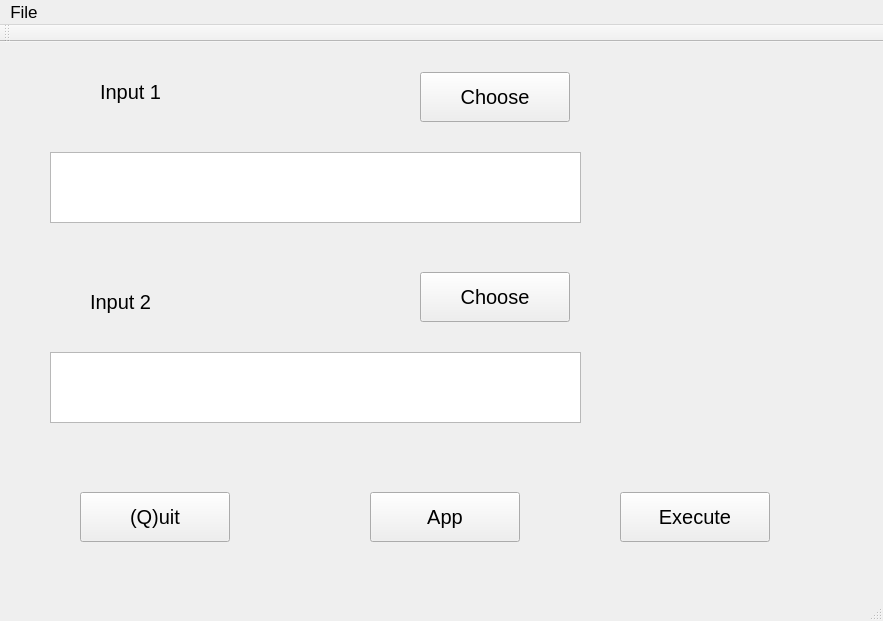
<?xml version="1.0" encoding="UTF-8"?>
<ui version="4.0">
 <class>converter</class>
 <widget class="QMainWindow" name="converter">
  <property name="geometry">
   <rect>
    <x>0</x>
    <y>0</y>
    <width>883</width>
    <height>621</height>
   </rect>
  </property>
  <property name="windowTitle">
   <string>converter</string>
  </property>
  <widget class="QWidget" name="centralWidget">
   <widget class="QPushButton" name="BT_Choose_1">
    <property name="geometry">
     <rect>
      <x>420</x>
      <y>30</y>
      <width>150</width>
      <height>50</height>
     </rect>
    </property>
    <property name="font">
     <font>
      <pointsize>15</pointsize>
     </font>
    </property>
    <property name="text">
     <string>Choose</string>
    </property>
   </widget>
   <widget class="QPushButton" name="BT_Choose_2">
    <property name="geometry">
     <rect>
      <x>420</x>
      <y>230</y>
      <width>150</width>
      <height>50</height>
     </rect>
    </property>
    <property name="font">
     <font>
      <pointsize>15</pointsize>
     </font>
    </property>
    <property name="text">
     <string>Choose</string>
    </property>
   </widget>
   <widget class="QPushButton" name="BT_Quit">
    <property name="geometry">
     <rect>
      <x>80</x>
      <y>450</y>
      <width>150</width>
      <height>50</height>
     </rect>
    </property>
    <property name="font">
     <font>
      <pointsize>15</pointsize>
     </font>
    </property>
    <property name="text">
     <string>(Q)uit</string>
    </property>
    <property name="shortcut">
     <string>Esc, Esc, Ctrl+Q</string>
    </property>
    <property name="checkable">
     <bool>true</bool>
    </property>
    <property name="checked">
     <bool>false</bool>
    </property>
   </widget>
   <widget class="QPushButton" name="BT_App">
    <property name="geometry">
     <rect>
      <x>370</x>
      <y>450</y>
      <width>150</width>
      <height>50</height>
     </rect>
    </property>
    <property name="font">
     <font>
      <pointsize>15</pointsize>
     </font>
    </property>
    <property name="text">
     <string>App</string>
    </property>
   </widget>
   <widget class="QPushButton" name="BT_Exec">
    <property name="geometry">
     <rect>
      <x>620</x>
      <y>450</y>
      <width>150</width>
      <height>50</height>
     </rect>
    </property>
    <property name="font">
     <font>
      <pointsize>15</pointsize>
     </font>
    </property>
    <property name="text">
     <string>Execute</string>
    </property>
   </widget>
   <widget class="QLabel" name="LB_Input_1">
    <property name="geometry">
     <rect>
      <x>100</x>
      <y>30</y>
      <width>150</width>
      <height>40</height>
     </rect>
    </property>
    <property name="font">
     <font>
      <pointsize>15</pointsize>
     </font>
    </property>
    <property name="text">
     <string>Input 1</string>
    </property>
   </widget>
   <widget class="QLabel" name="LB_Input_2">
    <property name="geometry">
     <rect>
      <x>90</x>
      <y>240</y>
      <width>150</width>
      <height>40</height>
     </rect>
    </property>
    <property name="font">
     <font>
      <pointsize>15</pointsize>
     </font>
    </property>
    <property name="text">
     <string>Input 2</string>
    </property>
   </widget>
   <widget class="QTextEdit" name="TE_Input_1">
    <property name="geometry">
     <rect>
      <x>50</x>
      <y>110</y>
      <width>531</width>
      <height>71</height>
     </rect>
    </property>
   </widget>
   <widget class="QTextEdit" name="TE_Input_2">
    <property name="geometry">
     <rect>
      <x>50</x>
      <y>310</y>
      <width>531</width>
      <height>71</height>
     </rect>
    </property>
   </widget>
  </widget>
  <widget class="QMenuBar" name="menuBar">
   <property name="geometry">
    <rect>
     <x>0</x>
     <y>0</y>
     <width>883</width>
     <height>45</height>
    </rect>
   </property>
   <property name="font">
    <font>
     <pointsize>13</pointsize>
    </font>
   </property>
   <widget class="QMenu" name="menuFile">
    <property name="title">
     <string>File</string>
    </property>
    <addaction name="actionApp"/>
    <addaction name="actionExecute"/>
    <addaction name="separator"/>
    <addaction name="actionQuit"/>
   </widget>
   <addaction name="menuFile"/>
  </widget>
  <widget class="QToolBar" name="mainToolBar">
   <attribute name="toolBarArea">
    <enum>TopToolBarArea</enum>
   </attribute>
   <attribute name="toolBarBreak">
    <bool>false</bool>
   </attribute>
  </widget>
  <widget class="QStatusBar" name="statusBar"/>
  <action name="actionQuit">
   <property name="text">
    <string>&amp;Quit</string>
   </property>
  </action>
  <action name="actionApp">
   <property name="text">
    <string>App</string>
   </property>
  </action>
  <action name="actionExecute">
   <property name="text">
    <string>Execute</string>
   </property>
  </action>
 </widget>
 <layoutdefault spacing="6" margin="11"/>
 <resources/>
 <connections/>
</ui>
